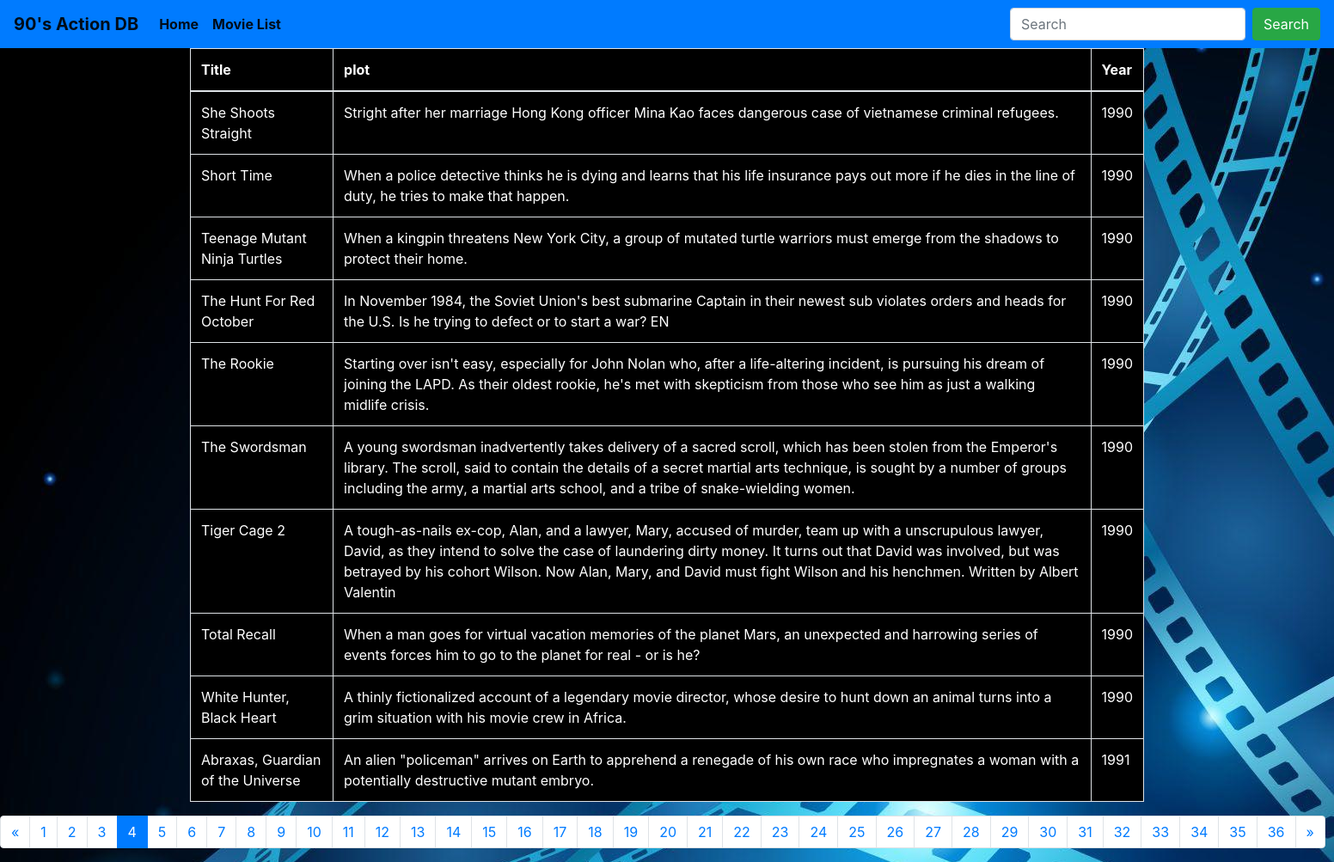
The page /movies?page=4 on the database its author committed.
### app/models.py (models this page shows)
class Films(models.Model):
    movie_id = models.IntegerField(primary_key=True)
    movie = models.CharField(max_length=55)
    director = models.CharField(max_length=55, blank=True, null=True)
    stars = models.CharField(max_length=67, blank=True, null=True)
    country = models.CharField(max_length=27, blank=True, null=True)
    url = models.TextField(blank=True, null=True)
    release_year = models.CharField(max_length=4)
    released = models.CharField(max_length=10, blank=True, null=True)
    plot = models.CharField(max_length=729, blank=True, null=True)
    class Meta:
        managed = False
        db_table = 'films'

### app/views.py (the view)
# urls.py: path('movies', views.movielist, name='movielist'),
def movielist(request):
    movies = Films.objects.all().order_by('release_year', 'movie')
    page = request.GET.get('page', 1)
    paginator = Paginator(movies, 10)
    try:
        films = paginator.page(page)
    except PageNotAnInteger:
        films = paginator.page(1)
    except EmptyPage:
        films = paginator.page(paginator.num_pages)
    return render(request, 'app/movielist.html', {'films': films})

### app/templates/app/movielist.html
{% extends 'app/base.html' %}
{% block content %}
<div class="container">
<table class="table table-bordered">
  <thead>
    <tr>
      <th>Title</th>
      <th>plot</th>
      <th>Year</th>
    </tr>
  </thead>
  <tbody>
    {% for film in films %}
      <tr>
        <td>{{ film.movie }}</td>
        <td>{{ film.plot }}</td>
        <td>{{ film.release_year }}</td>
      </tr>
    {% endfor %}
  </tbody>
</table>
</div>
{% if films.has_other_pages %}
<nav aria-label="Page navigation example">
  <ul class="pagination">
    {% if films.has_previous %}
      <li class="page-item"><a class="page-link" href="?page={{ films.previous_page_number }}">«</a></li>
    {% else %}
      <li class="page-item disabled"><span></span></li>
    {% endif %}
    {% for i in films.paginator.page_range %}
      {% if films.number == i %}
       <li class="page-item active"><a class="page-link" href="?page={{ i }}">{{ i }}</a></li>
      {% else %}
        <li class="page-item"><a class="page-link" href="?page={{ i }}">{{ i }}</a></li>
      {% endif %}
    {% endfor %}
    {% if films.has_next %}
      <li class="page-item"><a class="page-link" href="?page={{ films.next_page_number }}">»</a></li>
    {% else %}
      <li class="page-item disabled"><span></span></li>
    {% endif %}
  </ul>
  </nav>
{% endif %}
{% endblock %}

### rows shown on the page
Films: movie "She Shoots Straight", plot "Stright after her marriage Hong Kong officer Mina Kao faces dangerous case of vietnamese criminal refugees.", release_year "1990"
Films: movie "Short Time", plot "When a police detective thinks he is dying and learns that his life insurance pays out more if he dies in the line of duty, he tries to make that happen.", release_year "1990"
Films: movie "Teenage Mutant Ninja Turtles", plot "When a kingpin threatens New York City, a group of mutated turtle warriors must emerge from the shadows to protect their home.", release_year "1990"
Films: movie "The Hunt For Red October", plot "In November 1984, the Soviet Union's best submarine Captain in their newest sub violates orders and heads for the U.S. Is he trying to defect or to start a war? EN", release_year "1990"
Films: movie "The Rookie", plot "Starting over isn't easy, especially for John Nolan who, after a life-altering incident, is pursuing his dream of joining the LAPD. As their oldest rookie, he's met with skepticism from those who see him as just a walking midlife crisis.", release_year "1990"
Films: movie "The Swordsman", plot "A young swordsman inadvertently takes delivery of a sacred scroll, which has been stolen from the Emperor's library. The scroll, said to contain the details of a secret martial arts technique, is sought by a number of groups including the army, a martial arts school, and a tribe of snake-wielding women.", release_year "1990"
Films: movie "Tiger Cage 2", plot "A tough-as-nails ex-cop, Alan, and a lawyer, Mary, accused of murder, team up with a unscrupulous lawyer, David, as they intend to solve the case of laundering dirty money. It turns out that David was involved, but was betrayed by his cohort Wilson. Now Alan, Mary, and David must fight Wilson and his henchmen. Written by Albert Valentin", release_year "1990"
Films: movie "Total Recall", plot "When a man goes for virtual vacation memories of the planet Mars, an unexpected and harrowing series of events forces him to go to the planet for real - or is he?", release_year "1990"
Films: movie "White Hunter, Black Heart", plot "A thinly fictionalized account of a legendary movie director, whose desire to hunt down an animal turns into a grim situation with his movie crew in Africa.", release_year "1990"
Films: movie "Abraxas, Guardian of the Universe", plot "An alien \"policeman\" arrives on Earth to apprehend a renegade of his own race who impregnates a woman with a potentially destructive mutant embryo.", release_year "1991"

### other values the page prints
{{ i }} "1" "2" "3" "5" "6" "7" "8" "9" "10" "11" "12" "13" "14" "15" "16" "17" "18" "19" "20" "21" "22" "23" "24" "25" "26" "27" "28" "29" "30" "31" "32" "33" "34" "35" "36"
{{ i }} "4"
